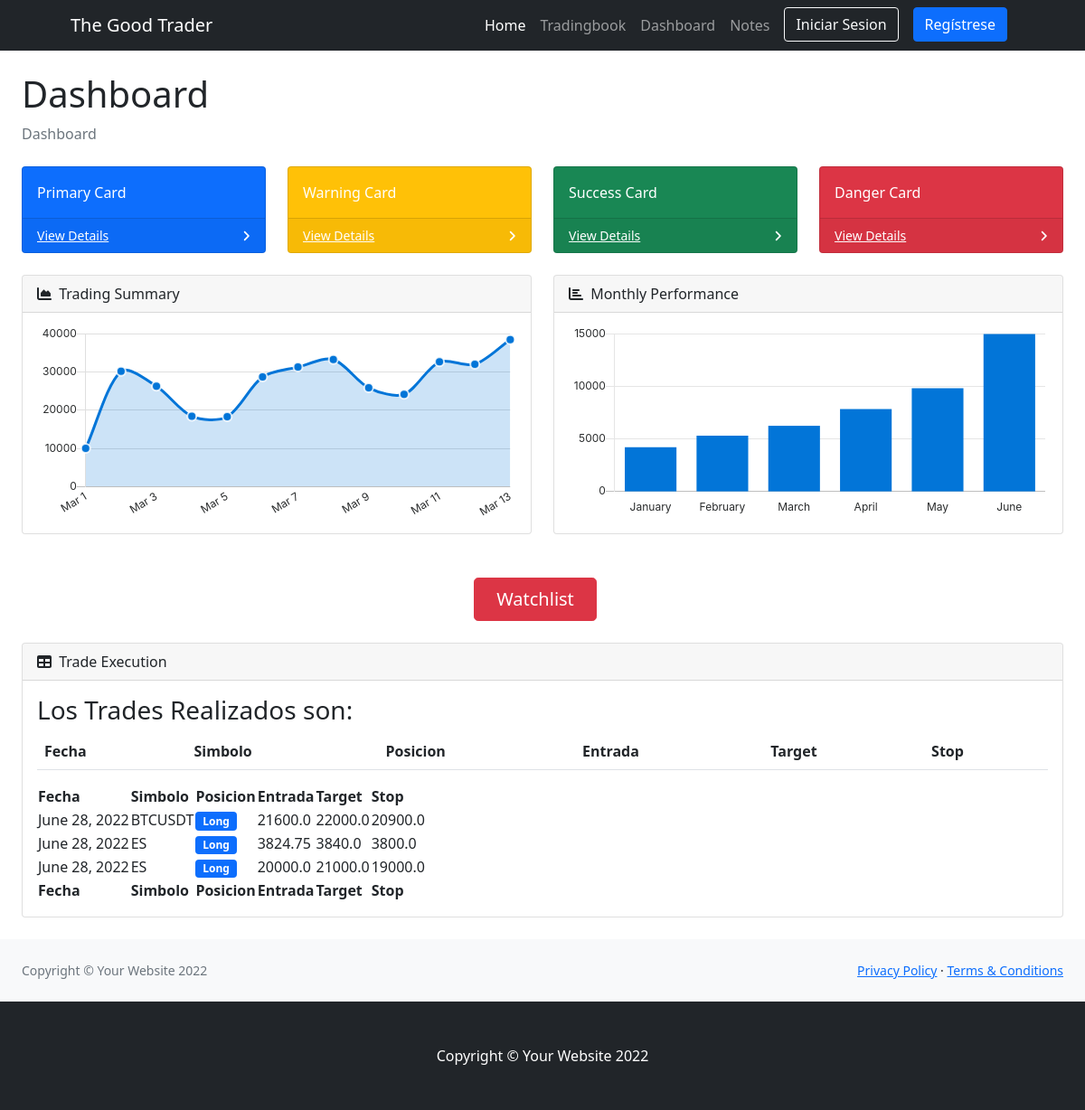
Page /tradingbook/dashboard/ on the earlier database version.
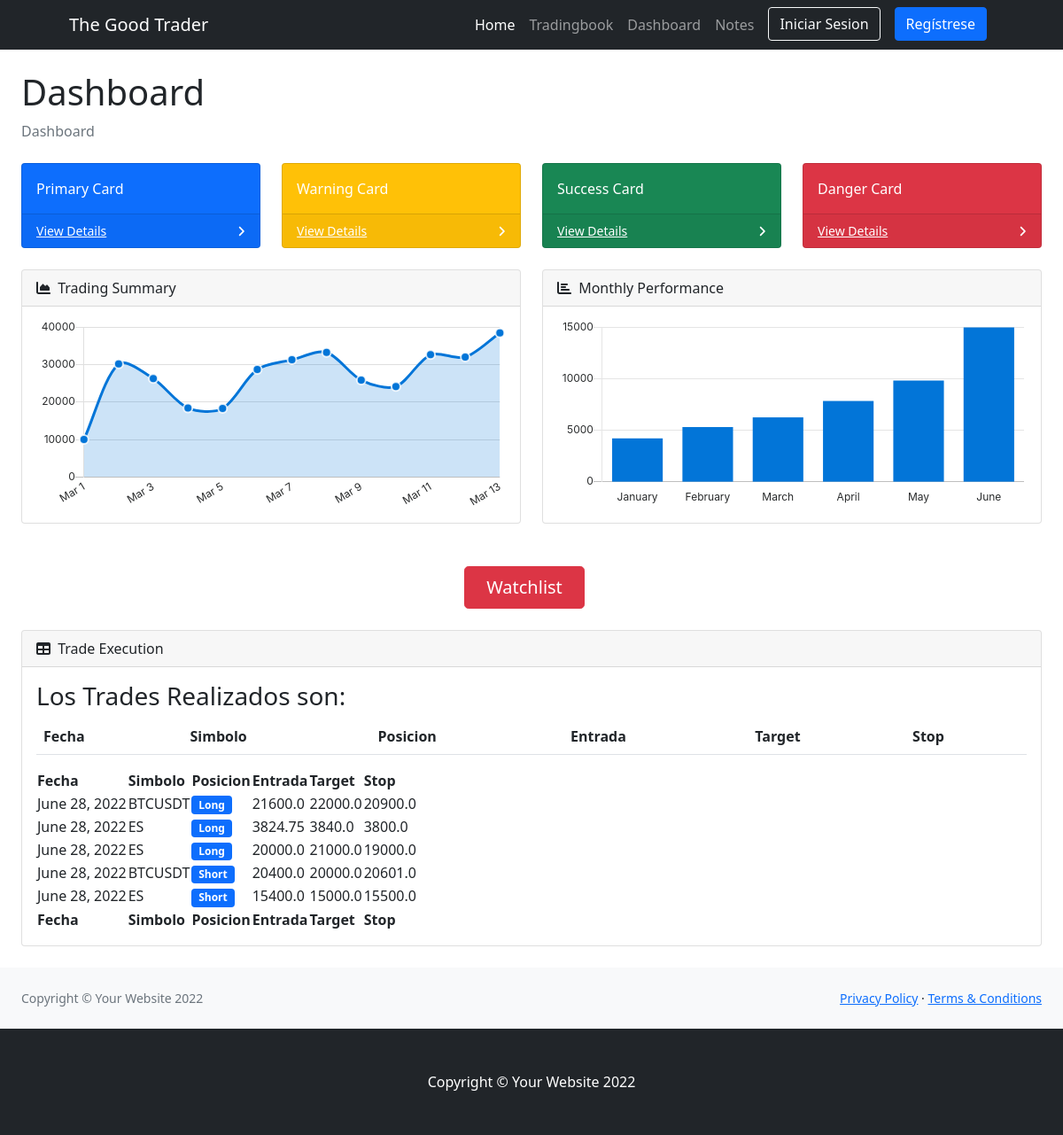
Same page on the later database version.
### tradingbookapp/models.py (models this page shows)
class Trade(models.Model):
    fecha = models.DateField("Fecha de operacion (mm/dd/yyyy)",auto_now_add=False,auto_now=False,blank=True,null=True)
    simbolo = models.CharField("Simbolo",max_length=30)
    posiciones = (
        (1,"Long"),
        (2,"Short")
    )
    posicion = models.PositiveSmallIntegerField("Posicion",choices=posiciones)
    entrada = models.FloatField("Precio Entrada",)
    target = models.FloatField("Target")
    stop = models.FloatField("stop")

### tradingbookapp/views.py (the view)
# urls.py: path('dashboard/',views.Dashboard,name="Dashboard"),
def Dashboard(request):
    trades = Trade.objects.all()
    ctx = {'trades':trades}
    return  render (request,'tradingbookapp/dashboard.html',ctx)

### tradingbookapp/templates/tradingbookapp/dashboard.html (shortened to what the changed rows need)
{% extends "tradingbookapp/base.html" %}
{%load static %}
{%block contenidopagina%}
<!DOCTYPE html>
<html lang="en">
    <head>
        <link href="https://cdn.jsdelivr.net/npm/bootstrap-icons@1.4.1/font/bootstrap-icons.css" rel="stylesheet" />
        <link href="{% static 'css/styles.css' %}"  rel="stylesheet" />
    </head>
    <body>
    <head>
        <link href="https://cdn.jsdelivr.net/npm/simple-datatables@latest/dist/style.css" rel="stylesheet" />
        <link href="{% static 'dashboard/css/styles.css' %}" rel="stylesheet" />
    </head>
            <div id="layoutSidenav_content">
                <main>
                    <div class="container-fluid px-4">
                        <h1 class="mt-4">Dashboard</h1>
                        <br>
                        <br>
                        <div class="card mb-4">
                            <div class="card-body">
                                <table class="table">
                                    <thead>
                                        <th scope="col">Fecha</th>
                                        <th scope="col">Simbolo</th>
                                        <th scope="col">Posicion</th>
                                        <th scope="col">Entrada</th>
                                        <th scope="col">Target</th>
                                        <th scope="col">Stop</th>
                                    </thead>
                                </table>
                                <table id="datatablesSimple">
                                    <thead>
                                        <tr>
                                            <th scope="col">Fecha</th>
                                            <th scope="col">Simbolo</th>
                                            <th scope="col">Posicion</th>
                                            <th scope="col">Entrada</th>
                                            <th scope="col">Target</th>
                                            <th scope="col">Stop</th>
                                        </tr>
                                    </thead>
                                    <tfoot>
                                        <tr>
                                            <th>Fecha</th>
                                            <th>Simbolo</th>
                                            <th>Posicion</th>
                                            <th>Entrada</th>
                                            <th>Target</th>
                                            <th>Stop</th>
                                        </tr>
                                    </tfoot>
                                    <tbody>
                                        <ul class= "list-group list-group-numbered">
                                            {% for trade in trades  %}
                                            <tr>
                                                <td>{{trade.fecha}}</td>
                                                <td>{{trade.simbolo}}</td>
                                                <td><span class= "badge bg-primary rounded-pill>">{{trade.get_posicion_display}}</span></td>
                                                <td>{{trade.entrada}}</td>
                                                <td>{{trade.target}}</td>
                                                <td>{{trade.stop}}</td>
                                            </tr>
                                            {% endfor %}
                                        </ul>
                                    </tbody>
                                </table>
                            </div>
                        </div>
                    </div>
                </main>
            </div>
    </body>
</html>
{% endblock %}

Differences in the rows shown:
added Trade: fecha "June 28, 2022", simbolo "BTCUSDT", posicion "Short", entrada "20400.0", target "20000.0", stop "20601.0"
added Trade: fecha "June 28, 2022", simbolo "ES", posicion "Short", entrada "15400.0", target "15000.0", stop "15500.0"
